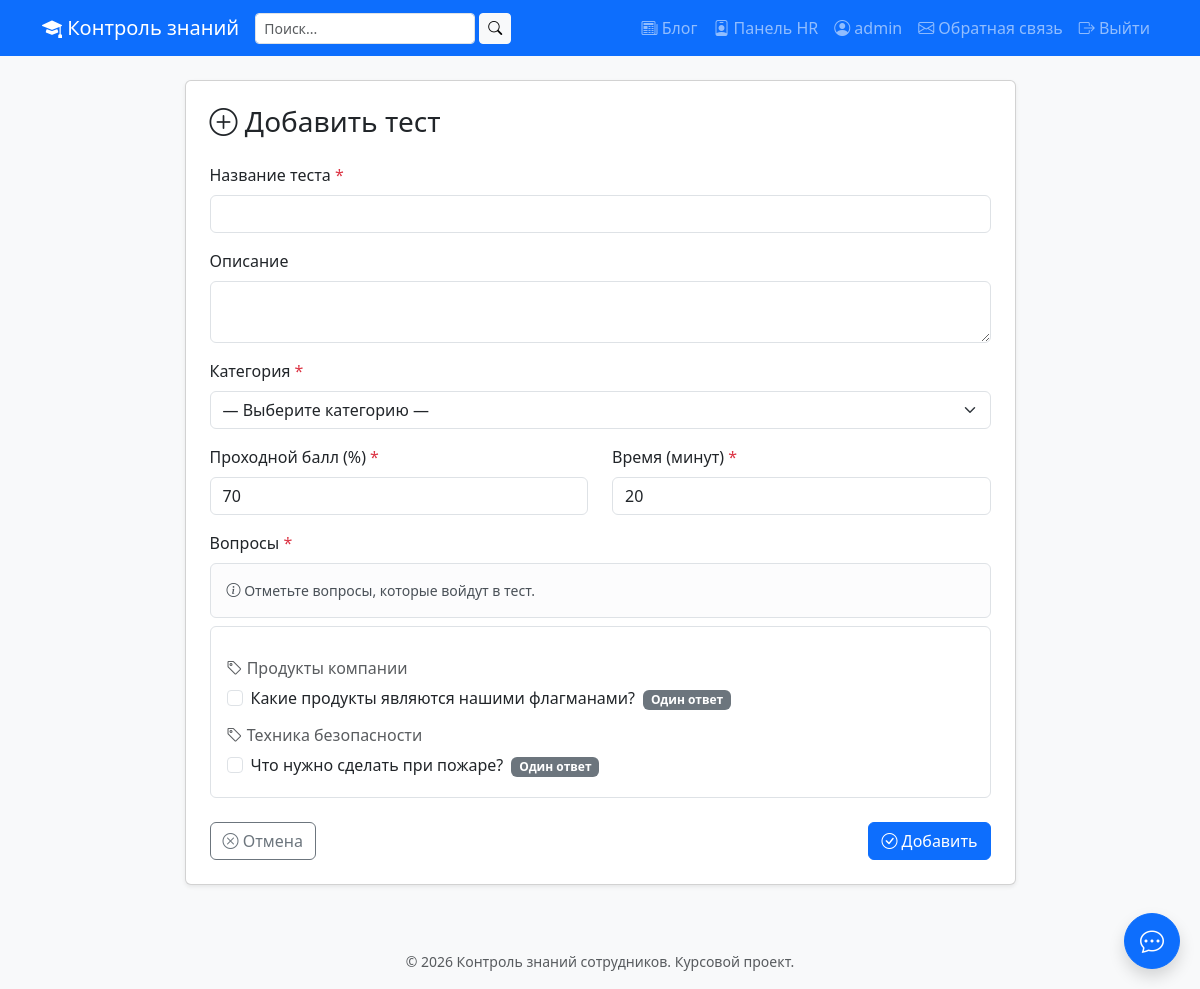
The app's page /hr/tests/add/ (signed in) with its own data.
### core/models.py (models this page shows, shortened)
class Category(models.Model):
    name = models.CharField(
        max_length=100,
        unique=True,
        verbose_name='Название'
    )
    description = models.TextField(
        blank=True,
        verbose_name='Описание'
    )
    class Meta:
        verbose_name = 'Категория'
        verbose_name_plural = 'Категории'
        ordering = ['name']

class Question(models.Model):
    QUESTION_TYPES = [
        ('single', 'Один ответ'),
        ('multiple', 'Несколько ответов'),
        ('text', 'Развёрнутый ответ'),
    ]
    category = models.ForeignKey(
        Category,
        on_delete=models.CASCADE,
        related_name='questions',
        verbose_name='Категория'
    )
    text = models.TextField(verbose_name='Текст вопроса')
    question_type = models.CharField(
        max_length=20,
        choices=QUESTION_TYPES,
        default='single',
        verbose_name='Тип вопроса'
    )
    created_by = models.ForeignKey(
        User,
        on_delete=models.SET_NULL,
        null=True,
        blank=True,
        related_name='created_questions',
        verbose_name='Автор'
    )
    created_at = models.DateTimeField(
        auto_now_add=True,
        verbose_name='Дата создания'
    )
    class Meta:
        verbose_name = 'Вопрос'
        verbose_name_plural = 'Вопросы'
        ordering = ['-created_at']

### core/views.py (the view, shortened to what this page needs)
# urls.py: path('hr/tests/add/', views.hr_test_add, name='hr_test_add'),
@login_required
def hr_test_add(request):
    if request.user.profile.role != 'hr':
        messages.error(request, 'Доступ только для HR.')
        return redirect('profile')
    context = {
        'categories': Category.objects.all().order_by('name'),
        'questions': Question.objects.select_related('category').order_by('category__name', 'text'),
    }
    return render(request, 'hr/test_form.html', context)

### templates/hr/test_form.html (shortened to what this page needs)
{% extends 'base.html' %}
{% block content %}
<div class="row justify-content-center">
    <div class="col-lg-9">
        <div class="card shadow-sm">
            <div class="card-body p-4">
                <h3 class="mb-4">
                    {% if test %}
                        <i class="bi bi-pencil"></i> Редактировать тест
                    {% else %}
                        <i class="bi bi-plus-circle"></i> Добавить тест
                    {% endif %}
                </h3>
                <form method="post" novalidate>
                    <div class="mb-3">
                        <label class="form-label">Название теста <span class="text-danger">*</span></label>
                        <input type="text" name="title" class="form-control"
                               value="{{ test.title|default:'' }}"
                               required maxlength="200">
                    </div>
                    <div class="mb-3">
                        <label class="form-label">Описание</label>
                        <textarea name="description" class="form-control" rows="2"
                                  maxlength="500">{{ test.description|default:'' }}</textarea>
                    </div>
                    <div class="mb-3">
                        <label class="form-label">Категория <span class="text-danger">*</span></label>
                        <select name="category" class="form-select" required>
                            <option value="">— Выберите категорию —</option>
                        </select>
                    </div>
                    <div class="row">
                        <div class="col-md-6 mb-3">
                            <label class="form-label">Проходной балл (%) <span class="text-danger">*</span></label>
                            <input type="number" name="pass_score" class="form-control"
                                   value="{{ test.pass_score|default:'70' }}"
                                   min="0" max="100" required>
                        </div>
                        <div class="col-md-6 mb-3">
                            <label class="form-label">Время (минут) <span class="text-danger">*</span></label>
                            <input type="number" name="time_limit" class="form-control"
                                   value="{{ test.time_limit|default:'20' }}"
                                   min="1" required>
                        </div>
                    </div>
                    <div class="mb-3">
                        <label class="form-label">
                            Вопросы <span class="text-danger">*</span>
                        </label>
                        <div class="alert alert-light border small mb-2">
                            <i class="bi bi-info-circle"></i>
                            Отметьте вопросы, которые войдут в тест.
                        </div>
                        {% if questions %}
                            <div class="border rounded p-3" style="max-height: 400px; overflow-y: auto;">
                                {% regroup questions by category as grouped %}
                                {% for group in grouped %}
                                    <h6 class="text-muted mt-3 mb-2">
                                        <i class="bi bi-tag"></i> {{ group.grouper.name }}
                                    </h6>
                                    {% for q in group.list %}
                                        <div class="form-check mb-1">
                                            <input class="form-check-input"
                                                   type="checkbox"
                                                   name="questions"
                                                   value="{{ q.id }}"
                                                   id="q_{{ q.id }}"
                                                   {% if q.id in selected_questions %}checked{% endif %}>
                                            <label class="form-check-label" for="q_{{ q.id }}">
                                                {{ q.text|truncatewords:15 }}
                                                <span class="badge bg-secondary ms-1">
                                                    {{ q.get_question_type_display }}
                                                </span>
                                            </label>
                                        </div>
                                    {% endfor %}
                                {% endfor %}
                            </div>
                        {% else %}
                            <div class="alert alert-warning">
                                Вопросов пока нет.
                                <a href="{% url 'hr_question_add' %}">Добавить вопрос</a>.
                            </div>
                        {% endif %}
                    </div>
                    <div class="d-flex justify-content-between mt-4">
                        <a href="{% url 'hr_tests' %}" class="btn btn-outline-secondary">
                            <i class="bi bi-x-circle"></i> Отмена
                        </a>
                        <button type="submit" class="btn btn-primary">
                            <i class="bi bi-check-circle"></i>
                            {% if test %}Сохранить{% else %}Добавить{% endif %}
                        </button>
                    </div>
                </form>
            </div>
        </div>
    </div>
</div>
{% endblock %}

### templates/base.html (shortened to what this page needs)
<!DOCTYPE html>
<html lang="ru">
<head>
    <link href="https://cdn.jsdelivr.net/npm/bootstrap@5.3.3/dist/css/bootstrap.min.css" rel="stylesheet">
    <link href="https://cdn.jsdelivr.net/npm/bootstrap-icons@1.11.3/font/bootstrap-icons.css" rel="stylesheet">
    {% load static %}
    <link href="{% static 'css/style.css' %}" rel="stylesheet">
</head>
<body>
<nav class="navbar navbar-expand-lg navbar-dark bg-primary">
    <div class="container">
        <a class="navbar-brand" href="/">
            <i class="bi bi-mortarboard-fill"></i> Контроль знаний
        </a>
        <div class="collapse navbar-collapse" id="mainNav">
            <form method="get" action="{% url 'search' %}" class="d-flex me-3" role="search">
                <input type="text"
                       name="q"
                       class="form-control form-control-sm"
                       placeholder="Поиск..."
                       style="min-width: 200px;"
                       value="{{ request.GET.q|default:'' }}">
                <button type="submit" class="btn btn-light btn-sm ms-1">
                    <i class="bi bi-search"></i>
                </button>
            </form>
            <ul class="navbar-nav ms-auto">
                <li class="nav-item">
                    <a class="nav-link" href="{% url 'blog_list' %}">
                        <i class="bi bi-newspaper"></i> Блог
                    </a>
                </li>
                {% if user.is_authenticated %}
                    {% if user.profile.role == 'hr' %}
                        <li class="nav-item">
                            <a class="nav-link" href="{% url 'hr_dashboard' %}">
                                <i class="bi bi-person-badge"></i> Панель HR
                            </a>
                        </li>
                    {% endif %}
                    <li class="nav-item">
                        <a class="nav-link" href="{% url 'profile' %}">
                            <i class="bi bi-person-circle"></i>
                            {{ user.first_name|default:user.username }}
                        </a>
                    </li>
                    <li class="nav-item">
                        <a class="nav-link" href="{% url 'feedback' %}">
                            <i class="bi bi-envelope"></i> Обратная связь
                        </a>
                    </li>
                    <li class="nav-item">
                        <a class="nav-link" href="{% url 'logout' %}">
                            <i class="bi bi-box-arrow-right"></i> Выйти
                        </a>
                    </li>
                {% endif %}
            </ul>
        </div>
    </div>
</nav>
<main class="container my-4">
    {% block content %}{% endblock %}
</main>
<footer class="bg-light text-center py-3 mt-5">
    <div class="container">
        <small class="text-muted">© 2026 Контроль знаний сотрудников. Курсовой проект.</small>
    </div>
</footer>
{% if user.is_authenticated %}
<button id="chatToggleBtn"
        class="btn btn-primary rounded-circle shadow"
        style="position: fixed; bottom: 20px; right: 20px; width: 56px; height: 56px; z-index: 1050;"
        title="Открыть чат">
    <i class="bi bi-chat-dots fs-4"></i>
</button>
{% endif %}
</body>
</html>

### static/css/style.css (style rules this page uses)
body { font-family: 'Segoe UI', Tahoma, sans-serif; background-color: #f8f9fa; min-height: 100vh; }
main { min-height: calc(100vh - 200px); }

### records on screen
Category: grouper.name "Продукты компании"
Question: text "Какие продукты являются нашими флагманами?", question_type "Один ответ"
Category: grouper.name "Техника безопасности"
Question: text "Что нужно сделать при пожаре?", question_type "Один ответ"

### other values on screen
{{ user.first_name|default:user.username }} "admin"
